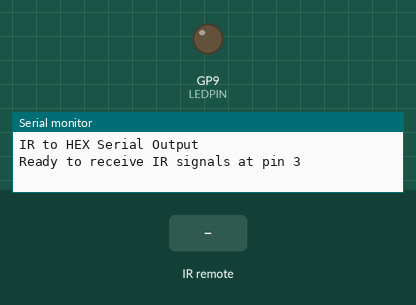
A sketch run on a simulated Raspberry Pi Pico. Parts: output pins drawn as LEDs (lit = HIGH), the last lines printed to the serial monitor. Inputs (shaded band) come from the test bench.

Above: at 1.2 s.
1.3 s: infrared code 0x46 received
At 2.2 s:
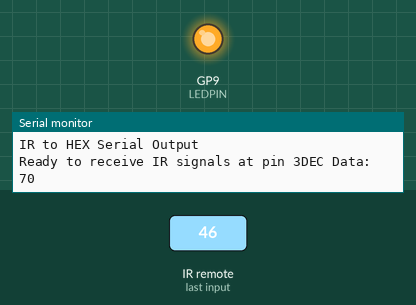
Timing chart, 0 to 4.3 s (numbered marks = the images above; inputs shaded):
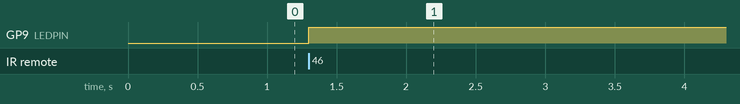

The sketch:

displaytest.ino
```cpp
#include <Arduino.h>
#include <IRremote.hpp>

#define IR_RECEIVE_PIN 3
#define LEDPIN 9

void setup() {
    Serial.begin(9600);
    pinMode(LEDPIN, OUTPUT);
    while (!Serial);

    Serial.println(F("IR to HEX Serial Output"));
    IrReceiver.begin(IR_RECEIVE_PIN, ENABLE_LED_FEEDBACK);
    Serial.print(F("Ready to receive IR signals at pin 3"));
}

void loop() {
    if (IrReceiver.decode()) {
        Serial.print(F("DEC Data: "));
        Serial.print(IrReceiver.decodedIRData.command, DEC);
        Serial.println();
        IrReceiver.resume();
        if (IrReceiver.decodedIRData.command == 70) {
            digitalWrite(LEDPIN, HIGH);
        } else {
            digitalWrite(LEDPIN, LOW);
        }
    }
}
```

Measured:
- after the input at 1.3 s, GP9 (LEDPIN): LOW → HIGH at once
